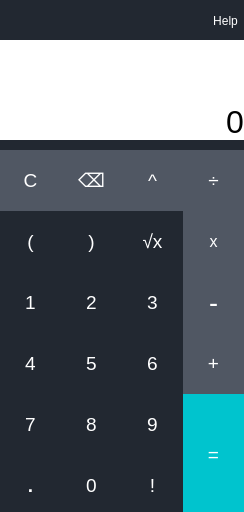
<?xml version="1.0" encoding="UTF-8"?>
<ui version="4.0">
 <class>Dialog</class>
 <widget class="QDialog" name="Dialog">
  <property name="geometry">
   <rect>
    <x>0</x>
    <y>0</y>
    <width>244</width>
    <height>512</height>
   </rect>
  </property>
  <property name="windowTitle">
   <string>Dialog</string>
  </property>
  <property name="styleSheet">
   <string notr="true">background-color:rgb(34, 40, 49);


</string>
  </property>
  <widget class="QPushButton" name="button_delete">
   <property name="geometry">
    <rect>
     <x>61</x>
     <y>150</y>
     <width>61</width>
     <height>61</height>
    </rect>
   </property>
   <property name="font">
    <font>
     <family>Microsoft YaHei UI</family>
     <pointsize>14</pointsize>
    </font>
   </property>
   <property name="styleSheet">
    <string notr="true">QPushButton{
color:rgb(255,255,255);
background-color:rgb(80, 87, 99);
border-style:none
}

QPushButton:pressed{
color:rgb(0,0,0);
background-color:rgb(149, 153, 160);
}</string>
   </property>
   <property name="text">
    <string>⌫</string>
   </property>
  </widget>
  <widget class="QPushButton" name="button_exponent">
   <property name="geometry">
    <rect>
     <x>122</x>
     <y>150</y>
     <width>61</width>
     <height>61</height>
    </rect>
   </property>
   <property name="font">
    <font>
     <family>Microsoft YaHei UI</family>
     <pointsize>14</pointsize>
    </font>
   </property>
   <property name="styleSheet">
    <string notr="true">QPushButton{
color:rgb(255,255,255);
background-color:rgb(80, 87, 99);
border-style:none
}

QPushButton:pressed{
color:rgb(0,0,0);
background-color:rgb(149, 153, 160);
}</string>
   </property>
   <property name="text">
    <string>^</string>
   </property>
  </widget>
  <widget class="QPushButton" name="button_sqrt">
   <property name="geometry">
    <rect>
     <x>122</x>
     <y>211</y>
     <width>61</width>
     <height>61</height>
    </rect>
   </property>
   <property name="font">
    <font>
     <family>Microsoft YaHei UI</family>
     <pointsize>14</pointsize>
    </font>
   </property>
   <property name="styleSheet">
    <string notr="true">QPushButton{
color:rgb(255,255,255);
border-style:none
}

QPushButton:pressed{
color:rgb(0,0,0);
background-color:rgb(149, 153, 160);
}</string>
   </property>
   <property name="text">
    <string>√x</string>
   </property>
  </widget>
  <widget class="QPushButton" name="button_number_nine">
   <property name="geometry">
    <rect>
     <x>122</x>
     <y>394</y>
     <width>61</width>
     <height>61</height>
    </rect>
   </property>
   <property name="font">
    <font>
     <family>Microsoft YaHei UI</family>
     <pointsize>14</pointsize>
     <weight>50</weight>
     <bold>false</bold>
    </font>
   </property>
   <property name="styleSheet">
    <string notr="true">QPushButton{
color:rgb(255,255,255);
border-style:none
}

QPushButton:pressed{
color:rgb(0,0,0);
background-color:rgb(149, 153, 160);
}</string>
   </property>
   <property name="text">
    <string>9</string>
   </property>
  </widget>
  <widget class="QPushButton" name="button_decimal">
   <property name="geometry">
    <rect>
     <x>0</x>
     <y>455</y>
     <width>61</width>
     <height>61</height>
    </rect>
   </property>
   <property name="font">
    <font>
     <family>Microsoft YaHei UI</family>
     <pointsize>14</pointsize>
     <weight>75</weight>
     <bold>true</bold>
    </font>
   </property>
   <property name="styleSheet">
    <string notr="true">QPushButton{
color:rgb(255,255,255);
border-style:none
}

QPushButton:pressed{
color:rgb(0,0,0);
background-color:rgb(149, 153, 160);
}</string>
   </property>
   <property name="text">
    <string>.</string>
   </property>
  </widget>
  <widget class="QPushButton" name="button_factorial">
   <property name="geometry">
    <rect>
     <x>122</x>
     <y>455</y>
     <width>61</width>
     <height>61</height>
    </rect>
   </property>
   <property name="font">
    <font>
     <family>Microsoft YaHei UI</family>
     <pointsize>14</pointsize>
     <weight>50</weight>
     <bold>false</bold>
    </font>
   </property>
   <property name="styleSheet">
    <string notr="true">QPushButton{
color:rgb(255,255,255);
border-style:none
}

QPushButton:pressed{
color:rgb(0,0,0);
background-color:rgb(149, 153, 160);
}</string>
   </property>
   <property name="text">
    <string>!</string>
   </property>
  </widget>
  <widget class="QPushButton" name="button_number_zero">
   <property name="geometry">
    <rect>
     <x>61</x>
     <y>455</y>
     <width>61</width>
     <height>61</height>
    </rect>
   </property>
   <property name="font">
    <font>
     <family>Microsoft JhengHei UI</family>
     <pointsize>14</pointsize>
     <weight>50</weight>
     <bold>false</bold>
    </font>
   </property>
   <property name="styleSheet">
    <string notr="true">QPushButton{
color:rgb(255,255,255);
border-style:none
}

QPushButton:pressed{
color:rgb(0,0,0);
background-color:rgb(149, 153, 160);
}</string>
   </property>
   <property name="text">
    <string>0</string>
   </property>
  </widget>
  <widget class="QPushButton" name="button_help">
   <property name="geometry">
    <rect>
     <x>200</x>
     <y>10</y>
     <width>51</width>
     <height>21</height>
    </rect>
   </property>
   <property name="styleSheet">
    <string notr="true">QPushButton{
color:rgb(255,255,255);
border-style:none
}

QPushButton:hover{
color:rgb(0,0,0);
background-color:rgb(149, 153, 160);
border-radius: 25px;

}</string>
   </property>
   <property name="text">
    <string>Help</string>
   </property>
  </widget>
  <widget class="QLabel" name="label">
   <property name="geometry">
    <rect>
     <x>0</x>
     <y>40</y>
     <width>244</width>
     <height>100</height>
    </rect>
   </property>
   <property name="font">
    <font>
     <family>Microsoft YaHei UI</family>
     <pointsize>24</pointsize>
    </font>
   </property>
   <property name="styleSheet">
    <string notr="true">background-color: rgb(255, 255, 255);
</string>
   </property>
   <property name="text">
    <string>0</string>
   </property>
   <property name="alignment">
    <set>Qt::AlignBottom|Qt::AlignRight|Qt::AlignTrailing</set>
   </property>
   <property name="margin">
    <number>10</number>
   </property>
  </widget>
  <widget class="QPushButton" name="button_number_eight">
   <property name="geometry">
    <rect>
     <x>61</x>
     <y>394</y>
     <width>61</width>
     <height>61</height>
    </rect>
   </property>
   <property name="font">
    <font>
     <family>Microsoft YaHei UI</family>
     <pointsize>14</pointsize>
     <weight>50</weight>
     <bold>false</bold>
    </font>
   </property>
   <property name="styleSheet">
    <string notr="true">QPushButton{
color:rgb(255,255,255);
border-style:none
}

QPushButton:pressed{
color:rgb(0,0,0);
background-color:rgb(149, 153, 160);
}</string>
   </property>
   <property name="text">
    <string>8</string>
   </property>
  </widget>
  <widget class="QPushButton" name="button_number_seven">
   <property name="geometry">
    <rect>
     <x>0</x>
     <y>394</y>
     <width>61</width>
     <height>61</height>
    </rect>
   </property>
   <property name="font">
    <font>
     <family>Microsoft YaHei UI</family>
     <pointsize>14</pointsize>
     <weight>50</weight>
     <bold>false</bold>
    </font>
   </property>
   <property name="styleSheet">
    <string notr="true">QPushButton{
color:rgb(255,255,255);
border-style:none
}

QPushButton:pressed{
color:rgb(0,0,0);
background-color:rgb(149, 153, 160);
}</string>
   </property>
   <property name="text">
    <string>7</string>
   </property>
  </widget>
  <widget class="QPushButton" name="button_number_six">
   <property name="geometry">
    <rect>
     <x>122</x>
     <y>333</y>
     <width>61</width>
     <height>61</height>
    </rect>
   </property>
   <property name="font">
    <font>
     <family>Microsoft YaHei UI</family>
     <pointsize>14</pointsize>
     <weight>50</weight>
     <bold>false</bold>
    </font>
   </property>
   <property name="styleSheet">
    <string notr="true">QPushButton{
color:rgb(255,255,255);
border-style:none
}

QPushButton:pressed{
color:rgb(0,0,0);
background-color:rgb(149, 153, 160);
}</string>
   </property>
   <property name="text">
    <string>6</string>
   </property>
  </widget>
  <widget class="QPushButton" name="button_number_five">
   <property name="geometry">
    <rect>
     <x>61</x>
     <y>333</y>
     <width>61</width>
     <height>61</height>
    </rect>
   </property>
   <property name="font">
    <font>
     <family>Microsoft YaHei UI</family>
     <pointsize>14</pointsize>
     <weight>50</weight>
     <bold>false</bold>
    </font>
   </property>
   <property name="styleSheet">
    <string notr="true">QPushButton{
color:rgb(255,255,255);
border-style:none
}

QPushButton:pressed{
color:rgb(0,0,0);
background-color:rgb(149, 153, 160);
}</string>
   </property>
   <property name="text">
    <string>5</string>
   </property>
  </widget>
  <widget class="QPushButton" name="button_number_four">
   <property name="geometry">
    <rect>
     <x>0</x>
     <y>333</y>
     <width>61</width>
     <height>61</height>
    </rect>
   </property>
   <property name="font">
    <font>
     <family>Microsoft YaHei UI</family>
     <pointsize>14</pointsize>
     <weight>50</weight>
     <bold>false</bold>
    </font>
   </property>
   <property name="styleSheet">
    <string notr="true">QPushButton{
color:rgb(255,255,255);
border-style:none
}

QPushButton:pressed{
color:rgb(0,0,0);
background-color:rgb(149, 153, 160);
}</string>
   </property>
   <property name="text">
    <string>4</string>
   </property>
  </widget>
  <widget class="QPushButton" name="button_number_three">
   <property name="geometry">
    <rect>
     <x>122</x>
     <y>272</y>
     <width>61</width>
     <height>61</height>
    </rect>
   </property>
   <property name="font">
    <font>
     <family>Microsoft YaHei UI</family>
     <pointsize>14</pointsize>
     <weight>50</weight>
     <bold>false</bold>
    </font>
   </property>
   <property name="styleSheet">
    <string notr="true">QPushButton{
color:rgb(255,255,255);
border-style:none
}

QPushButton:pressed{
color:rgb(0,0,0);
background-color:rgb(149, 153, 160);
}</string>
   </property>
   <property name="text">
    <string>3</string>
   </property>
  </widget>
  <widget class="QPushButton" name="button_number_two">
   <property name="geometry">
    <rect>
     <x>61</x>
     <y>272</y>
     <width>61</width>
     <height>61</height>
    </rect>
   </property>
   <property name="font">
    <font>
     <family>Microsoft YaHei UI</family>
     <pointsize>14</pointsize>
     <weight>50</weight>
     <bold>false</bold>
    </font>
   </property>
   <property name="styleSheet">
    <string notr="true">QPushButton{
color:rgb(255,255,255);
border-style:none
}

QPushButton:pressed{
color:rgb(0,0,0);
background-color:rgb(149, 153, 160);
}</string>
   </property>
   <property name="text">
    <string>2</string>
   </property>
  </widget>
  <widget class="QPushButton" name="button_number_one">
   <property name="geometry">
    <rect>
     <x>0</x>
     <y>272</y>
     <width>61</width>
     <height>61</height>
    </rect>
   </property>
   <property name="font">
    <font>
     <family>Microsoft YaHei UI</family>
     <pointsize>14</pointsize>
     <weight>50</weight>
     <bold>false</bold>
    </font>
   </property>
   <property name="styleSheet">
    <string notr="true">QPushButton{
color:rgb(255,255,255);
border-style:none
}

QPushButton:pressed{
color:rgb(0,0,0);
background-color:rgb(149, 153, 160);
}</string>
   </property>
   <property name="text">
    <string>1</string>
   </property>
  </widget>
  <widget class="QPushButton" name="button_number_three_2">
   <property name="geometry">
    <rect>
     <x>183</x>
     <y>333</y>
     <width>61</width>
     <height>61</height>
    </rect>
   </property>
   <property name="font">
    <font>
     <family>Microsoft YaHei UI</family>
     <pointsize>14</pointsize>
     <weight>50</weight>
     <bold>false</bold>
    </font>
   </property>
   <property name="styleSheet">
    <string notr="true">QPushButton{
color:rgb(255,255,255);
background-color:rgb(80, 87, 99);
border-style:none
}

QPushButton:pressed{
color:rgb(0,0,0);
background-color:rgb(149, 153, 160);
}</string>
   </property>
   <property name="text">
    <string>+</string>
   </property>
  </widget>
  <widget class="QPushButton" name="button_number_three_3">
   <property name="geometry">
    <rect>
     <x>183</x>
     <y>272</y>
     <width>61</width>
     <height>61</height>
    </rect>
   </property>
   <property name="font">
    <font>
     <family>Microsoft YaHei UI</family>
     <pointsize>20</pointsize>
     <weight>50</weight>
     <bold>false</bold>
    </font>
   </property>
   <property name="styleSheet">
    <string notr="true">QPushButton{
color:rgb(255,255,255);
background-color:rgb(80, 87, 99);
border-style:none
}

QPushButton:pressed{
color:rgb(0,0,0);
background-color:rgb(149, 153, 160);
}</string>
   </property>
   <property name="text">
    <string>-</string>
   </property>
  </widget>
  <widget class="QPushButton" name="button_number_three_4">
   <property name="geometry">
    <rect>
     <x>183</x>
     <y>211</y>
     <width>61</width>
     <height>61</height>
    </rect>
   </property>
   <property name="font">
    <font>
     <family>Microsoft YaHei UI</family>
     <pointsize>12</pointsize>
     <weight>50</weight>
     <bold>false</bold>
    </font>
   </property>
   <property name="styleSheet">
    <string notr="true">QPushButton{
color:rgb(255,255,255);
background-color:rgb(80, 87, 99);
border-style:none
}

QPushButton:pressed{
color:rgb(0,0,0);
background-color:rgb(149, 153, 160);
}</string>
   </property>
   <property name="text">
    <string>x</string>
   </property>
  </widget>
  <widget class="QPushButton" name="button_number_three_5">
   <property name="geometry">
    <rect>
     <x>183</x>
     <y>150</y>
     <width>61</width>
     <height>61</height>
    </rect>
   </property>
   <property name="font">
    <font>
     <family>Microsoft YaHei UI</family>
     <pointsize>14</pointsize>
     <weight>50</weight>
     <bold>false</bold>
    </font>
   </property>
   <property name="styleSheet">
    <string notr="true">QPushButton{
color:rgb(255,255,255);
background-color:rgb(80, 87, 99);
border-style:none
}

QPushButton:pressed{
color:rgb(0,0,0);
background-color:rgb(149, 153, 160);
}</string>
   </property>
   <property name="text">
    <string>÷</string>
   </property>
  </widget>
  <widget class="QPushButton" name="button_number_three_6">
   <property name="geometry">
    <rect>
     <x>0</x>
     <y>150</y>
     <width>61</width>
     <height>61</height>
    </rect>
   </property>
   <property name="font">
    <font>
     <family>Microsoft YaHei UI</family>
     <pointsize>14</pointsize>
     <weight>50</weight>
     <bold>false</bold>
    </font>
   </property>
   <property name="styleSheet">
    <string notr="true">QPushButton{
color:rgb(255,255,255);
background-color:rgb(80, 87, 99);
border-style:none
}

QPushButton:pressed{
color:rgb(0,0,0);
background-color:rgb(149, 153, 160);
}</string>
   </property>
   <property name="text">
    <string>C</string>
   </property>
  </widget>
  <widget class="QPushButton" name="button_number_three_7">
   <property name="geometry">
    <rect>
     <x>61</x>
     <y>211</y>
     <width>61</width>
     <height>61</height>
    </rect>
   </property>
   <property name="font">
    <font>
     <family>Microsoft YaHei UI</family>
     <pointsize>14</pointsize>
     <weight>50</weight>
     <bold>false</bold>
    </font>
   </property>
   <property name="styleSheet">
    <string notr="true">QPushButton{
color:rgb(255,255,255);
border-style:none
}

QPushButton:pressed{
color:rgb(0,0,0);
background-color:rgb(149, 153, 160);
}</string>
   </property>
   <property name="text">
    <string>)</string>
   </property>
  </widget>
  <widget class="QPushButton" name="button_number_three_8">
   <property name="geometry">
    <rect>
     <x>0</x>
     <y>211</y>
     <width>61</width>
     <height>61</height>
    </rect>
   </property>
   <property name="font">
    <font>
     <family>Microsoft YaHei UI</family>
     <pointsize>14</pointsize>
     <weight>50</weight>
     <bold>false</bold>
    </font>
   </property>
   <property name="styleSheet">
    <string notr="true">QPushButton{
color:rgb(255,255,255);
border-style:none
}

QPushButton:pressed{
color:rgb(0,0,0);
background-color:rgb(149, 153, 160);
}</string>
   </property>
   <property name="text">
    <string>(</string>
   </property>
  </widget>
  <widget class="QPushButton" name="button_equal">
   <property name="geometry">
    <rect>
     <x>183</x>
     <y>394</y>
     <width>61</width>
     <height>121</height>
    </rect>
   </property>
   <property name="font">
    <font>
     <family>Microsoft YaHei UI</family>
     <pointsize>14</pointsize>
     <weight>50</weight>
     <bold>false</bold>
    </font>
   </property>
   <property name="whatsThis">
    <string>&lt;html&gt;&lt;head/&gt;&lt;body&gt;&lt;p&gt;&lt;br/&gt;&lt;/p&gt;&lt;p&gt;&lt;br/&gt;&lt;/p&gt;&lt;p&gt;&lt;br/&gt;&lt;/p&gt;&lt;/body&gt;&lt;/html&gt;</string>
   </property>
   <property name="styleSheet">
    <string notr="true">QPushButton{
color:rgb(255,255,255);
background-color:rgb(0, 196, 206);
border-style:none
}

QPushButton:pressed{
color:rgb(0,0,0);
background-color:rgb(107, 233, 239);
}</string>
   </property>
   <property name="text">
    <string>=</string>
   </property>
  </widget>
  <widget class="QPushButton" name="button_logo">
   <property name="geometry">
    <rect>
     <x>10</x>
     <y>10</y>
     <width>31</width>
     <height>21</height>
    </rect>
   </property>
   <property name="styleSheet">
    <string notr="true">
QPushButton{
color:rgb(255,255,255);
border-style:none;
background-image:url(:/Logo/calculator_logo.png);
}

QPushButton:hover{
color:rgb(0,0,0);
background-color:rgb(141, 191, 41);
border-radius: 25px;

}</string>
   </property>
   <property name="text">
    <string/>
   </property>
  </widget>
 </widget>
 <resources/>
 <connections/>
</ui>
